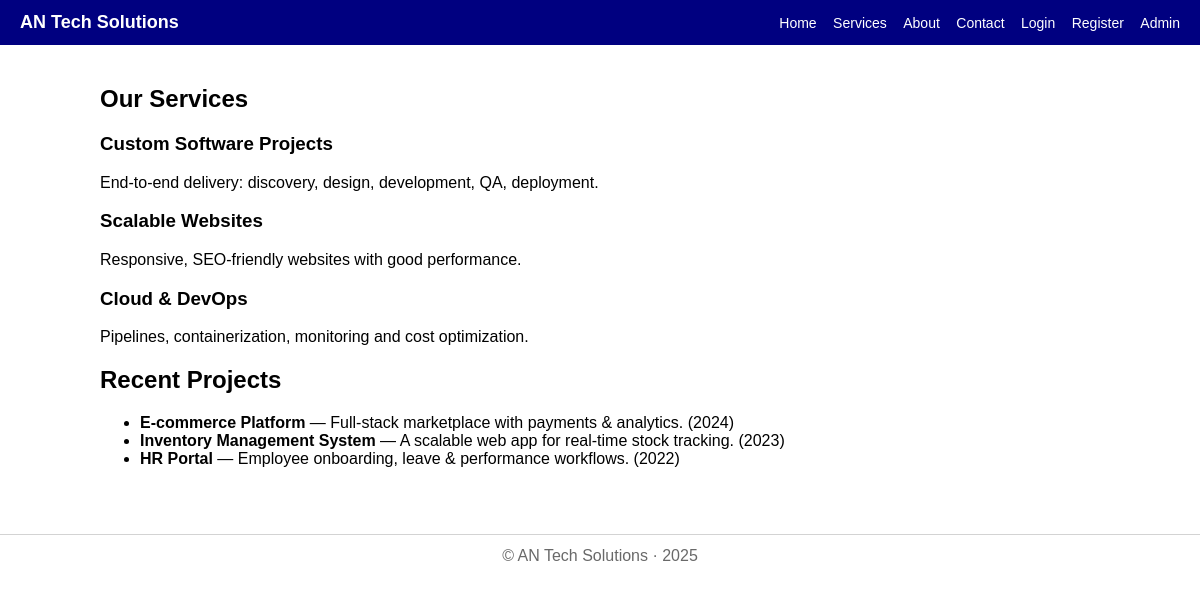
/services, run on the app's committed database.
### tables this page shows
CREATE TABLE projects (
        id INTEGER PRIMARY KEY AUTOINCREMENT,
        title TEXT NOT NULL,
        description TEXT NOT NULL,
        year INTEGER
    );

### app.py (the view)
@app.route("/services")
def services():
    conn = get_db_connection()
    projects = conn.execute("SELECT * FROM projects ORDER BY year DESC").fetchall()
    conn.close()
    services = [
        {"name": "Custom Software Projects", "desc": "End-to-end delivery: discovery, design, development, QA, deployment."},
        {"name": "Scalable Websites", "desc": "Responsive, SEO-friendly websites with good performance."},
        {"name": "Cloud & DevOps", "desc": "Pipelines, containerization, monitoring and cost optimization."},
    ]
    return render_template("services.html", services=services, projects=projects)

### app.py (called while the page is built)
def get_db_connection():
    conn = sqlite3.connect("database.db")
    conn.row_factory = sqlite3.Row
    return conn

@app.context_processor
def inject_globals():
    return {"COMPANY_NAME": COMPANY_NAME}

### templates/services.html (shortened to what this page needs)
{% extends "base.html" %}
{% block content %}
<h2>Our Services</h2>
<div class="services-grid">
  {% for s in services %}
    <div class="card">
      <h3>{{ s.name }}</h3>
      <p>{{ s.desc }}</p>
    </div>
  {% endfor %}
</div>
<h2>Recent Projects</h2>
<ul>
  {% for p in projects %}
    <li><strong>{{ p['title'] }}</strong> — {{ p['description'] }}{% if p['year'] %} ({{ p['year'] }}){% endif %}</li>
  {% endfor %}
</ul>
{% endblock %}

### templates/base.html (shortened to what this page needs)
<!doctype html>
<html>
<head>
  <link rel="stylesheet" href="{{ url_for('static', filename='style.css') }}">
</head>
<body>
  <header class="site-header">
    <div class="brand"><a href="{{ url_for('index') }}">{{ COMPANY_NAME }}</a></div>
    <nav class="main-nav">
      <a href="{{ url_for('index') }}">Home</a>
      <a href="{{ url_for('services') }}">Services</a>
      <a href="{{ url_for('about') }}">About</a>
      <a href="{{ url_for('contact') }}">Contact</a>
      {% if session.get('user') %}
        <a href="{{ url_for('customer_dashboard') }}">My Dashboard</a>
        <a href="{{ url_for('logout') }}">Logout</a>
      {% else %}
        <a href="{{ url_for('login') }}">Login</a>
        <a href="{{ url_for('register') }}">Register</a>
      {% endif %}
      {% if session.get('admin') %}
        <a href="{{ url_for('admin_dashboard') }}">Admin</a>
        <a href="{{ url_for('admin_logout') }}">Admin Logout</a>
      {% else %}
        <a href="{{ url_for('admin_page') }}">Admin</a>
      {% endif %}
    </nav>
  </header>
  <main class="container">
    {% block content %}{% endblock %}
  </main>
  <footer class="site-footer">© {{ COMPANY_NAME }} · 2025</footer>
</body>
</html>

### static/style.css (style rules this page uses)
body { font-family: Arial, sans-serif; margin: 0; color: black; }
.site-header { background: navy; color: white; padding: 12px 20px; display: flex; align-items: center; justify-content: space-between; }
.site-header .brand a { color: white; text-decoration: none; font-weight: bold; font-size: 18px; }
.main-nav a { color: white; margin-left: 12px; text-decoration: none; font-size: 14px; }
.container { padding: 20px; max-width: 1000px; margin: 0 auto; }
.site-footer { text-align: center; padding: 12px; border-top: 1px solid lightgray; margin-top: 30px; color: dimgray; }

### data on the page
projects: title "E-commerce Platform", description "Full-stack marketplace with payments & analytics.", year "2024"
projects: title "Inventory Management System", description "A scalable web app for real-time stock tracking.", year "2023"
projects: title "HR Portal", description "Employee onboarding, leave & performance workflows.", year "2022"

### other printed values
{{ COMPANY_NAME }} "AN Tech Solutions"
{{ s.name }} "Custom Software Projects" "Scalable Websites" "Cloud & DevOps"
{{ s.desc }} "End-to-end delivery: discovery, design, development, QA, deployment." "Responsive, SEO-friendly websites with good performance." "Pipelines, containerization, monitoring and cost optimization."
